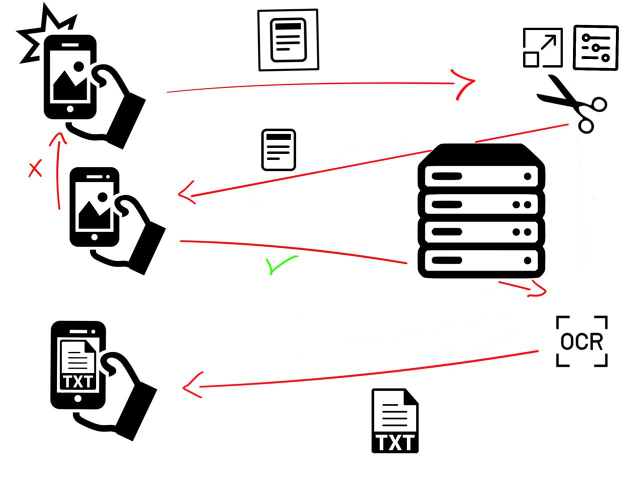
#> input picture MobileApplication/img/Aggiunta step.jpg, 1280 x 960 px (shown at 1/2 size)
$ python -i preprocessing.py   (imports and definitions only)
#> lines starting #> are read from the running program, lines starting #| are printed output that depends on the picture; after the words box and inside, x2 and y2 are one past the last pixel; in counts of white or black regions, pixels touching at a corner belong together
import base64
import io
import numpy as np
from PIL import Image
import cv2

# returns an image where edges are shown
# 'image' -> image we want to find edges of
# return 'edges' -> edged image
def get_edged_image(image, fst_value, snd_value):
    edges = cv2.Canny(image, fst_value, snd_value)
    return edges


# threshold function but the threshold value is calculated by the Otsu function
# 'image' -> image we want to threshold
# return 'ret' -> threshold value used to elaborate the image
# 'threshold_image' -> thresholded image
def otsu_thresholding(image):
    ret, threshold_image = cv2.threshold(image, 0, 255, cv2.THRESH_BINARY | cv2.THRESH_OTSU)
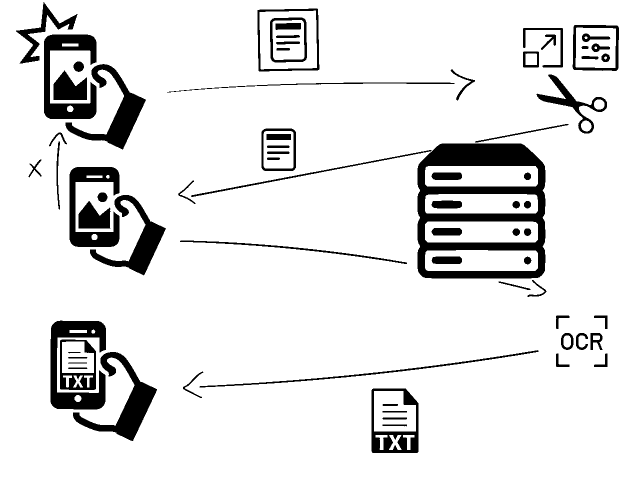
#> threshold_image: shape (960, 1280) (shown at 1/2 size); 89.8% white; 73 black regions, largest, box (x1, y1, x2, y2) and area: (835, 287, 1091, 557) 29855, (101, 641, 212, 819) 8932, (146, 704, 314, 882) 8091
#> ret = 134
    return ret, threshold_image


def edging_preprocess_image(gray_image):
    ret, th = otsu_thresholding(gray_image)
#> ret = 134
    canny = get_edged_image(th, 100, 200)
#> in get_edged_image, `edges = cv2.Canny(image, fst_value, snd_value)`:
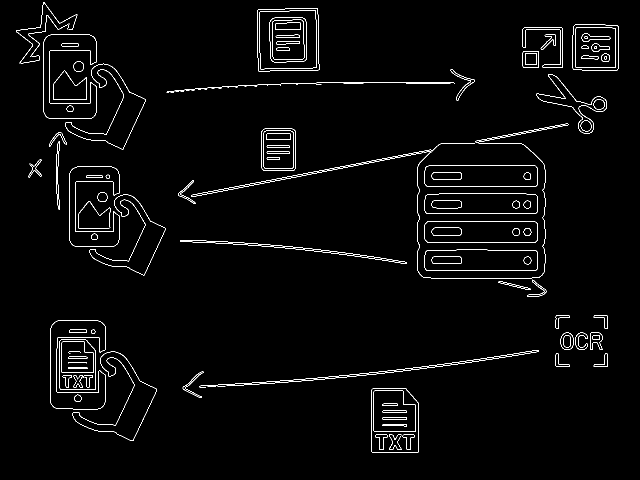
#> edges: shape (960, 1280) (shown at 1/2 size); 2% white in thin lines or dots, all inside (x1, y1, x2, y2) = (32, 4, 1238, 906)
    canny = cv2.morphologyEx(canny, kernel=cv2.getStructuringElement(cv2.MORPH_ELLIPSE, (9, 9)), op=cv2.MORPH_CLOSE)
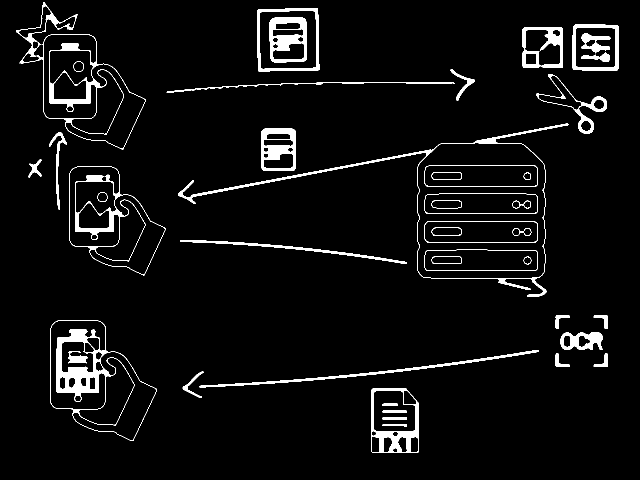
#> canny: shape (960, 1280) (shown at 1/2 size); 4.7% white; 44 white regions, largest, box (x1, y1, x2, y2) and area: (100, 640, 314, 882) 7047, (32, 4, 292, 299) 5143, (356, 247, 1137, 594) 5141
    return canny


# [6 lines left out: function get_response_image, not called in this run]


def denoise_morph_open(image):
    image = cv2.morphologyEx(image, kernel=cv2.getStructuringElement(cv2.MORPH_ELLIPSE, (5, 5)), op=cv2.MORPH_OPEN)
    return image

# gets the contour with the larger perimeter in the image
# 'image' -> image from where we want to find the contours
# return 'h_contour' -> larger contour
# [38 lines left out: functions get_contour, adjust_receipt_rotation, get_cropped_image, not called in this run]


# blurs the image to reduce noise using a gaussian kernel
# 'image' -> the image we want to blur
# return 'denoised_image' -> blured image
def denoise_gaussian(image):
    denoised_image = cv2.GaussianBlur(image, (5, 5), 0)
    return denoised_image


# utility function for apply_brightness_contrast()
def empty(a):
    pass


# applys brightness and contrast to an image
# 'image' -> image we want to filter
# 'brightness' -> brightness value
# 'contrast' -> contrast value
# return
# 'buf' -> filtered image
# 'copy' -> 'buf' copy with values typed on the image
# [28 lines left out: function apply_brightness_contrast, not called in this run]


# utility function for apply_brightness_contrast()
def map(x, in_min, in_max, out_min, out_max):
    return int((x - in_min) * (out_max - out_min) / (in_max - in_min) + out_min)


# calls apply_brightness_contrast()
# 'image' -> image we want to filter
# 'bright' -> brightness value
# 'contrast' -> contrast value
# return
# 'effect' -> filtered image
# [4 lines left out: function bright_contrast, not called in this run]

>>> import cv2
>>> picture = cv2.imread('../../MobileApplication/img/Aggiunta step.jpg', cv2.IMREAD_GRAYSCALE)
>>> result = edging_preprocess_image(picture)

$ run again, on MobileApplication/img/Confirm_interface.jpg
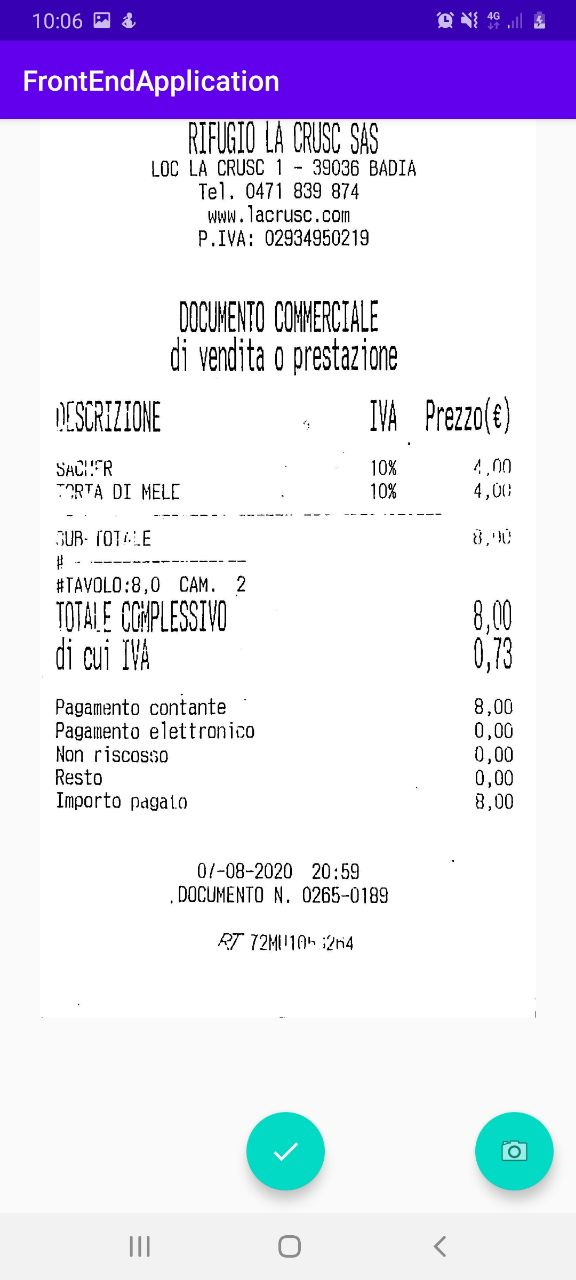
#> input picture MobileApplication/img/Confirm_interface.jpg, 576 x 1280 px
#> in otsu_thresholding, `ret, threshold_image = cv2.threshold(image, 0, 255, cv2.THRESH_BINARY ..`:
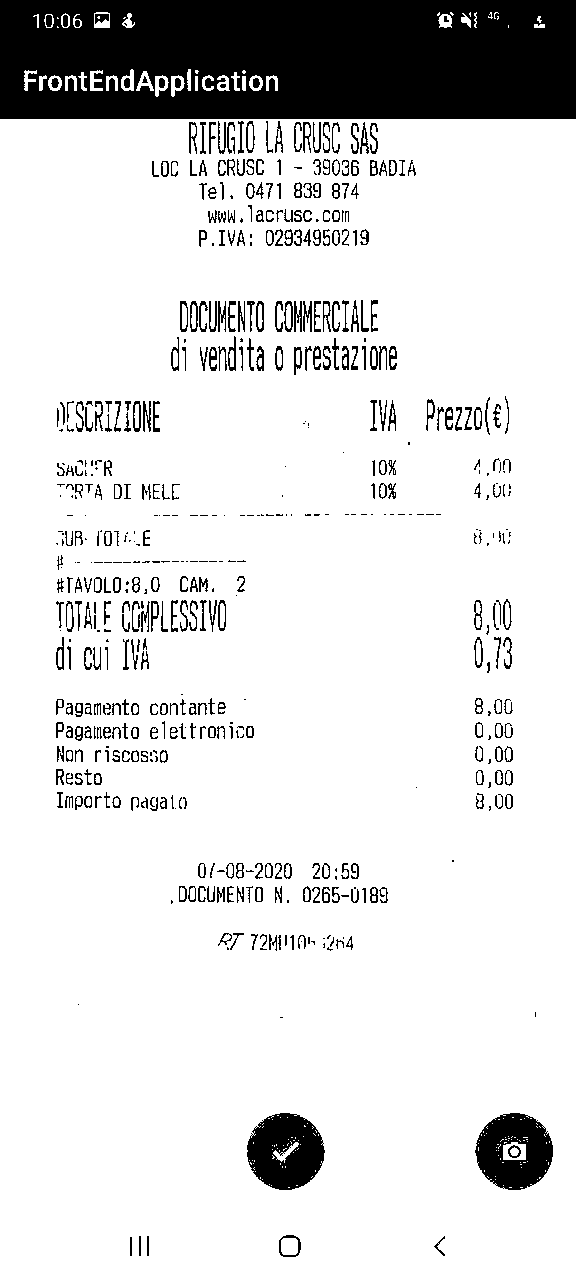
#> threshold_image: shape (1280, 576); 86.8% white; 553 black regions (178 under 20 px), largest, box (x1, y1, x2, y2) and area: (0, 0, 576, 119) 65033, (247, 1113, 325, 1190) 4364, (475, 1113, 553, 1190) 4133
#> in otsu_thresholding, `ret, threshold_image = cv2.threshold(image, 0, 255, cv2.THRESH_BINARY ..`: ret = 154
#> edges: shape (1280, 576); 3% white in thin lines or dots
#> in edging_preprocess_image, `canny = cv2.morphologyEx(canny, kernel=cv2.getStructuringElement(cv2.M..`:
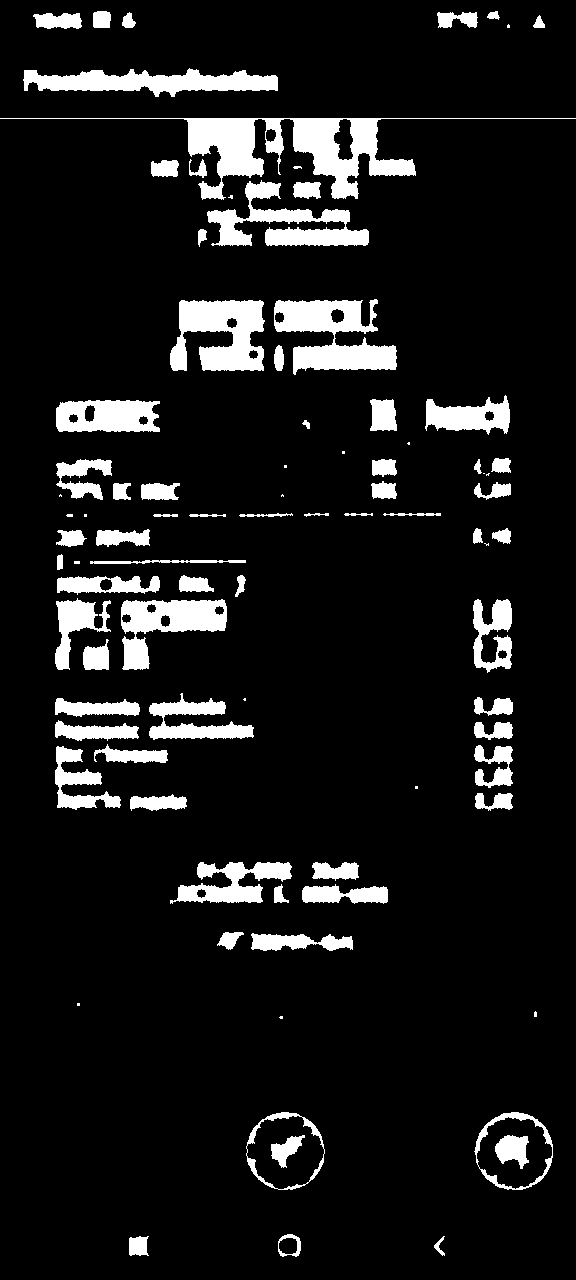
#> canny: shape (1280, 576); 9.6% white; 89 white regions (18 under 20 px), largest, box (x1, y1, x2, y2) and area: (0, 118, 576, 200) 9172, (274, 299, 397, 375) 5173, (170, 300, 265, 371) 4694
